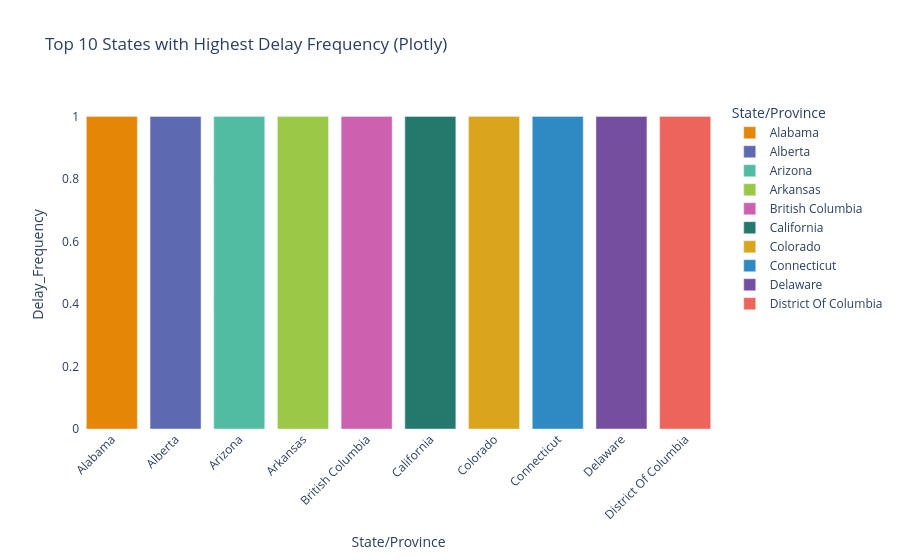

The cell this chart's notebook holds for it:
### Code cell
fig_delay = px.bar(congestion.head(10).reset_index(), x='State/Province', y='Delay_Frequency',
                   title='Top 10 States with Highest Delay Frequency (Plotly)',
                   color='State/Province', color_discrete_sequence=px.colors.qualitative.Vivid)
fig_delay.update_layout(xaxis_tickangle=-45, plot_bgcolor='rgba(0,0,0,0)', paper_bgcolor='rgba(0,0,0,0)')
fig_delay.show()

### Figure 1 — Plotly figure (JSON) as saved in the notebook; plotly's stock layout.template omitted (floating-point values rounded to 4 significant figures)
{"data": [{"hovertemplate": "State/Province=%{x}<br>Delay_Frequency=%{y}<extra></extra>", "legendgroup": "Alabama", "marker": {"color": "rgb(229, 134, 6)", "pattern": {"shape": ""}}, "name": "Alabama", "orientation": "v", "showlegend": true, "textposition": "auto", "type": "bar", "x": ["Alabama"], "xaxis": "x", "y": [1.0], "yaxis": "y"}, {"hovertemplate": "State/Province=%{x}<br>Delay_Frequency=%{y}<extra></extra>", "legendgroup": "Alberta", "marker": {"color": "rgb(93, 105, 177)", "pattern": {"shape": ""}}, "name": "Alberta", "orientation": "v", "showlegend": true, "textposition": "auto", "type": "bar", "x": ["Alberta"], "xaxis": "x", "y": [1.0], "yaxis": "y"}, {"hovertemplate": "State/Province=%{x}<br>Delay_Frequency=%{y}<extra></extra>", "legendgroup": "Arizona", "marker": {"color": "rgb(82, 188, 163)", "pattern": {"shape": ""}}, "name": "Arizona", "orientation": "v", "showlegend": true, "textposition": "auto", "type": "bar", "x": ["Arizona"], "xaxis": "x", "y": [1.0], "yaxis": "y"}, {"hovertemplate": "State/Province=%{x}<br>Delay_Frequency=%{y}<extra></extra>", "legendgroup": "Arkansas", "marker": {"color": "rgb(153, 201, 69)", "pattern": {"shape": ""}}, "name": "Arkansas", "orientation": "v", "showlegend": true, "textposition": "auto", "type": "bar", "x": ["Arkansas"], "xaxis": "x", "y": [1.0], "yaxis": "y"}, {"hovertemplate": "State/Province=%{x}<br>Delay_Frequency=%{y}<extra></extra>", "legendgroup": "British Columbia", "marker": {"color": "rgb(204, 97, 176)", "pattern": {"shape": ""}}, "name": "British Columbia", "orientation": "v", "showlegend": true, "textposition": "auto", "type": "bar", "x": ["British Columbia"], "xaxis": "x", "y": [1.0], "yaxis": "y"}, {"hovertemplate": "State/Province=%{x}<br>Delay_Frequency=%{y}<extra></extra>", "legendgroup": "California", "marker": {"color": "rgb(36, 121, 108)", "pattern": {"shape": ""}}, "name": "California", "orientation": "v", "showlegend": true, "textposition": "auto", "type": "bar", "x": ["California"], "xaxis": "x", "y": [1.0], "yaxis": "y"}, {"hovertemplate": "State/Province=%{x}<br>Delay_Frequency=%{y}<extra></extra>", "legendgroup": "Colorado", "marker": {"color": "rgb(218, 165, 27)", "pattern": {"shape": ""}}, "name": "Colorado", "orientation": "v", "showlegend": true, "textposition": "auto", "type": "bar", "x": ["Colorado"], "xaxis": "x", "y": [1.0], "yaxis": "y"}, {"hovertemplate": "State/Province=%{x}<br>Delay_Frequency=%{y}<extra></extra>", "legendgroup": "Connecticut", "marker": {"color": "rgb(47, 138, 196)", "pattern": {"shape": ""}}, "name": "Connecticut", "orientation": "v", "showlegend": true, "textposition": "auto", "type": "bar", "x": ["Connecticut"], "xaxis": "x", "y": [1.0], "yaxis": "y"}, {"hovertemplate": "State/Province=%{x}<br>Delay_Frequency=%{y}<extra></extra>", "legendgroup": "Delaware", "marker": {"color": "rgb(118, 78, 159)", "pattern": {"shape": ""}}, "name": "Delaware", "orientation": "v", "showlegend": true, "textposition": "auto", "type": "bar", "x": ["Delaware"], "xaxis": "x", "y": [1.0], "yaxis": "y"}, {"hovertemplate": "State/Province=%{x}<br>Delay_Frequency=%{y}<extra></extra>", "legendgroup": "District Of Columbia", "marker": {"color": "rgb(237, 100, 90)", "pattern": {"shape": ""}}, "name": "District Of Columbia", "orientation": "v", "showlegend": true, "textposition": "auto", "type": "bar", "x": ["District Of Columbia"], "xaxis": "x", "y": [1.0], "yaxis": "y"}], "layout": {"barmode": "relative", "legend": {"title": {"text": "State/Province"}, "tracegroupgap": 0}, "paper_bgcolor": "rgba(0,0,0,0)", "plot_bgcolor": "rgba(0,0,0,0)", "title": {"text": "Top 10 States with Highest Delay Frequency (Plotly)"}, "xaxis": {"anchor": "y", "categoryarray": ["Alabama", "Alberta", "Arizona", "Arkansas", "British Columbia", "California", "Colorado", "Connecticut", "Delaware", "District Of Columbia"], "categoryorder": "array", "domain": [0, 1], "tickangle": -45, "title": {"text": "State/Province"}}, "yaxis": {"anchor": "x", "domain": [0, 1], "title": {"text": "Delay_Frequency"}}}}
